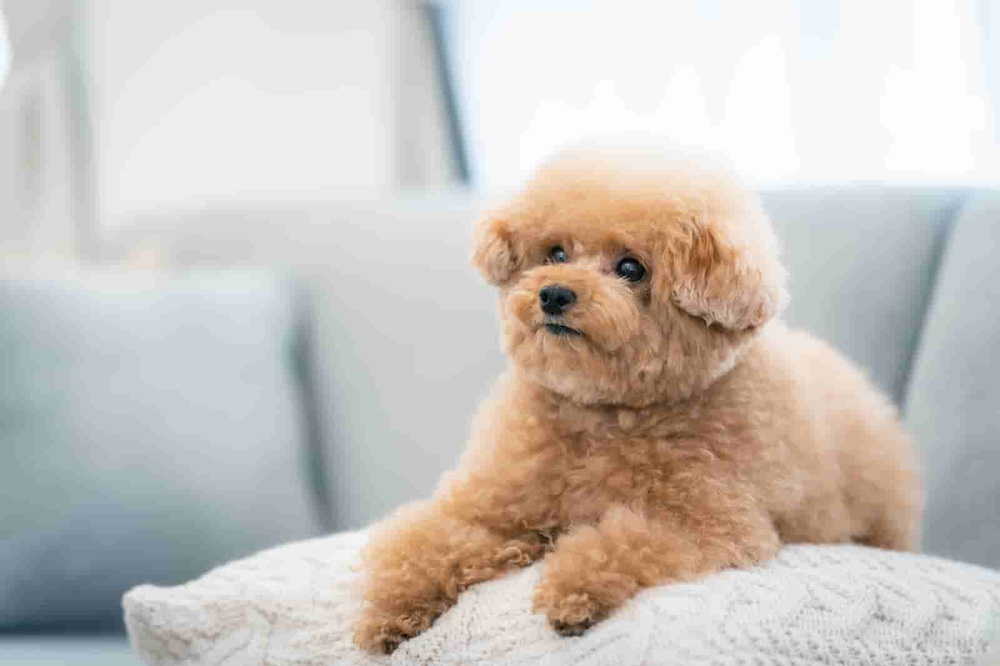
#> input picture takahashi_ws/python_ws/target.jpg, 1000 x 666 px, shrunk from 1600 x 1066 before the run, found by its file name
$ python img_hanishitei.py
#> lines starting #> are read from the running program, lines starting #| are printed output that depends on the picture
# https://qiita.com/Zumwalt/items/4d9bc15608483fa77476
import cv2
import os

# 対象画像読み込み
img = cv2.imread("C:/Users/s_takahashi/takahashi_workspace/7_gh_ws/SLAM_Dungeon/takahashi_ws/python_ws/target.jpg",cv2.IMREAD_COLOR)
#> img is the input picture: shape (666, 1000, 3); mean B, G, R 189.8, 195.3, 201.2

# 対象範囲を切り出し
boxFromX = 20 #対象範囲開始位置 X座標
boxFromY = 40 #対象範囲開始位置 Y座標
boxToX = 80 #対象範囲終了位置 X座標
boxToY = 60 #対象範囲終了位置 Y座標
# y:y+h, x:x+w　の順で設定
imgBox = img[boxFromY: boxToY, boxFromX: boxToX]
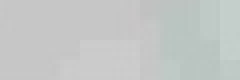
#> imgBox: shape (20, 60, 3) (shown 4 times larger); mean B, G, R 198, 199.3, 195.8

# RGB平均値を出力
# flattenで一次元化しmeanで平均を取得
b = imgBox.T[0].flatten().mean()
#> b = 198
g = imgBox.T[1].flatten().mean()
#> g = 199.3
r = imgBox.T[2].flatten().mean()
#> r = 195.8

# RGB平均値を取得
print("B: %.2f" % (b))
#| B: 198.04
print("G: %.2f" % (g))
#| G: 199.31
print("R: %.2f" % (r))
#| R: 195.75

# BGRからHSVに変換
imgBoxHsv = cv2.cvtColor(imgBox,cv2.COLOR_BGR2HSV)
#> imgBoxHsv: shape (20, 60, 3); mean H, S, V 32, 4.6, 199.3

# HSV平均値を取得
# flattenで一次元化しmeanで平均を取得
h = imgBoxHsv.T[0].flatten().mean()
#> h = 32.03
s = imgBoxHsv.T[1].flatten().mean()
#> s = 4.64
v = imgBoxHsv.T[2].flatten().mean()
#> v = 199.3

# HSV平均値を出力
# uHeは[0,179], Saturationは[0,255]，Valueは[0,255]
print("Hue: %.2f" % (h))
#| Hue: 32.03
print("Salute: %.2f" % (s))
#| Salute: 4.64
print("Value: %.2f" % (v))
#| Value: 199.34
